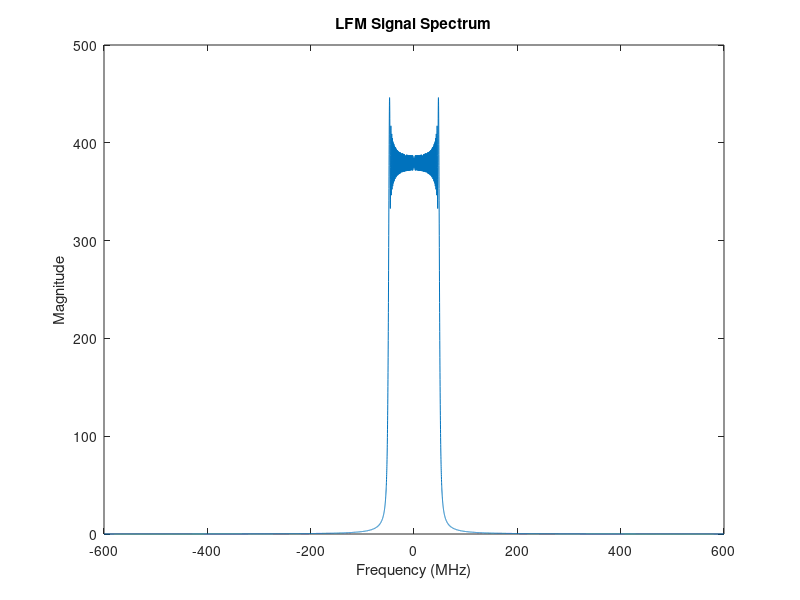
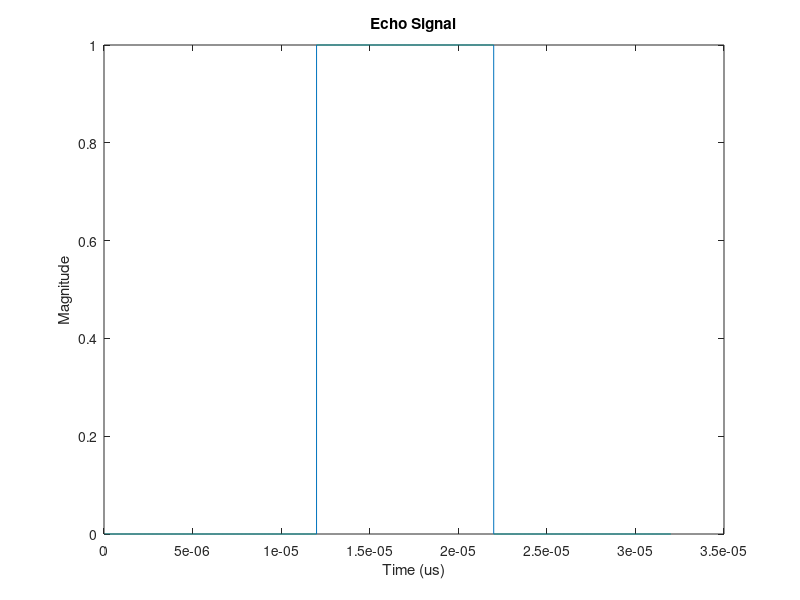
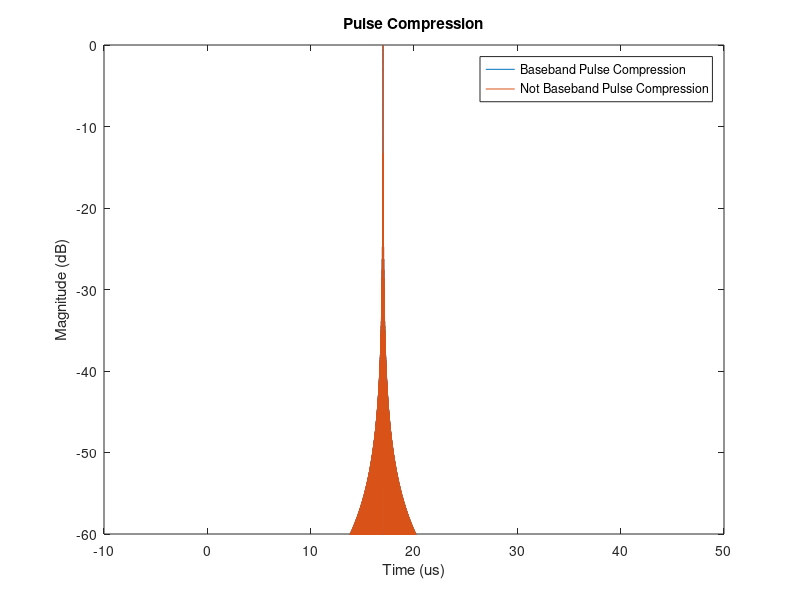

The MATLAB script that drew these images, in order:
Tp = 10e-6; % 10us
B = 100e6; % 100MHz
alpha = 6;
timeRange = 32e-6;
delay = 17e-6;
tc = 0.5*Tp;
fs = round(2*B*alpha);
gamma = B/Tp;
normalized2dB = @(x) 20*log10(abs(x)/max(abs(x)));

%% Reference Signal
referenceN = floor(Tp*fs + 1);
referenceTime = -Tp/2:1/fs:Tp/2;
referenceSignal = exp(1i*pi*gamma*referenceTime.^2);
referenceSignal_notBaseband = exp(1i*pi*gamma*(referenceTime - tc).^2);
referenceF = (-(referenceN - 1)/2:(referenceN - 1)/2)/referenceN*fs;
figure;
plot(referenceF/1e6, abs(fftshift(fft(referenceSignal))));
xlabel('Frequency (MHz)');
ylabel('Magnitude');
title('LFM Signal Spectrum');

%% Echo Signal
receivingN = timeRange*fs + 1;
receivingTime = 0:1/fs:timeRange;
receivingSignal = zeros(1, receivingN);
receivingSignal_pure = zeros(1, receivingN);
receivingDelayN = round(delay*fs - referenceN/2);
receivingSignal(receivingDelayN:receivingDelayN + referenceN - 1) = referenceSignal_notBaseband;
receivingSignal_pure(receivingDelayN:receivingDelayN + referenceN - 1) = referenceSignal;
figure;
plot(receivingTime, abs(receivingSignal));
xlabel('Time (us)');
ylabel('Magnitude');
title('Echo Signal');

%% Pulse Compression
matchedFilterN = 2^nextpow2(referenceN + receivingN - 1);
matchedFilterTime_referenceSignal = (0:matchedFilterN - 1)/fs - Tp/2;
matchedFilter_referenceSignal = exp(-1i*pi*gamma*(referenceTime + tc).^2);
matchedFilterH_referenceSignal = fft(matchedFilter_referenceSignal, matchedFilterN);
matchedFilterH_pure = fft(conj(flip(referenceSignal)), matchedFilterN);
matchedFilterOutput = ifft(matchedFilterH_referenceSignal.*fft(receivingSignal, matchedFilterN));
matchedFilterOutput_pure = ifft(matchedFilterH_pure.*fft(receivingSignal_pure, matchedFilterN));
figure;
plot(matchedFilterTime_referenceSignal*1e6, normalized2dB(matchedFilterOutput_pure), matchedFilterTime_referenceSignal*1e6, normalized2dB(matchedFilterOutput));
ylim([-60, 0]);
xlabel('Time (us)');
ylabel('Magnitude (dB)');
title('Pulse Compression');
legend({'Baseband Pulse Compression', 'Not Baseband Pulse Compression'});